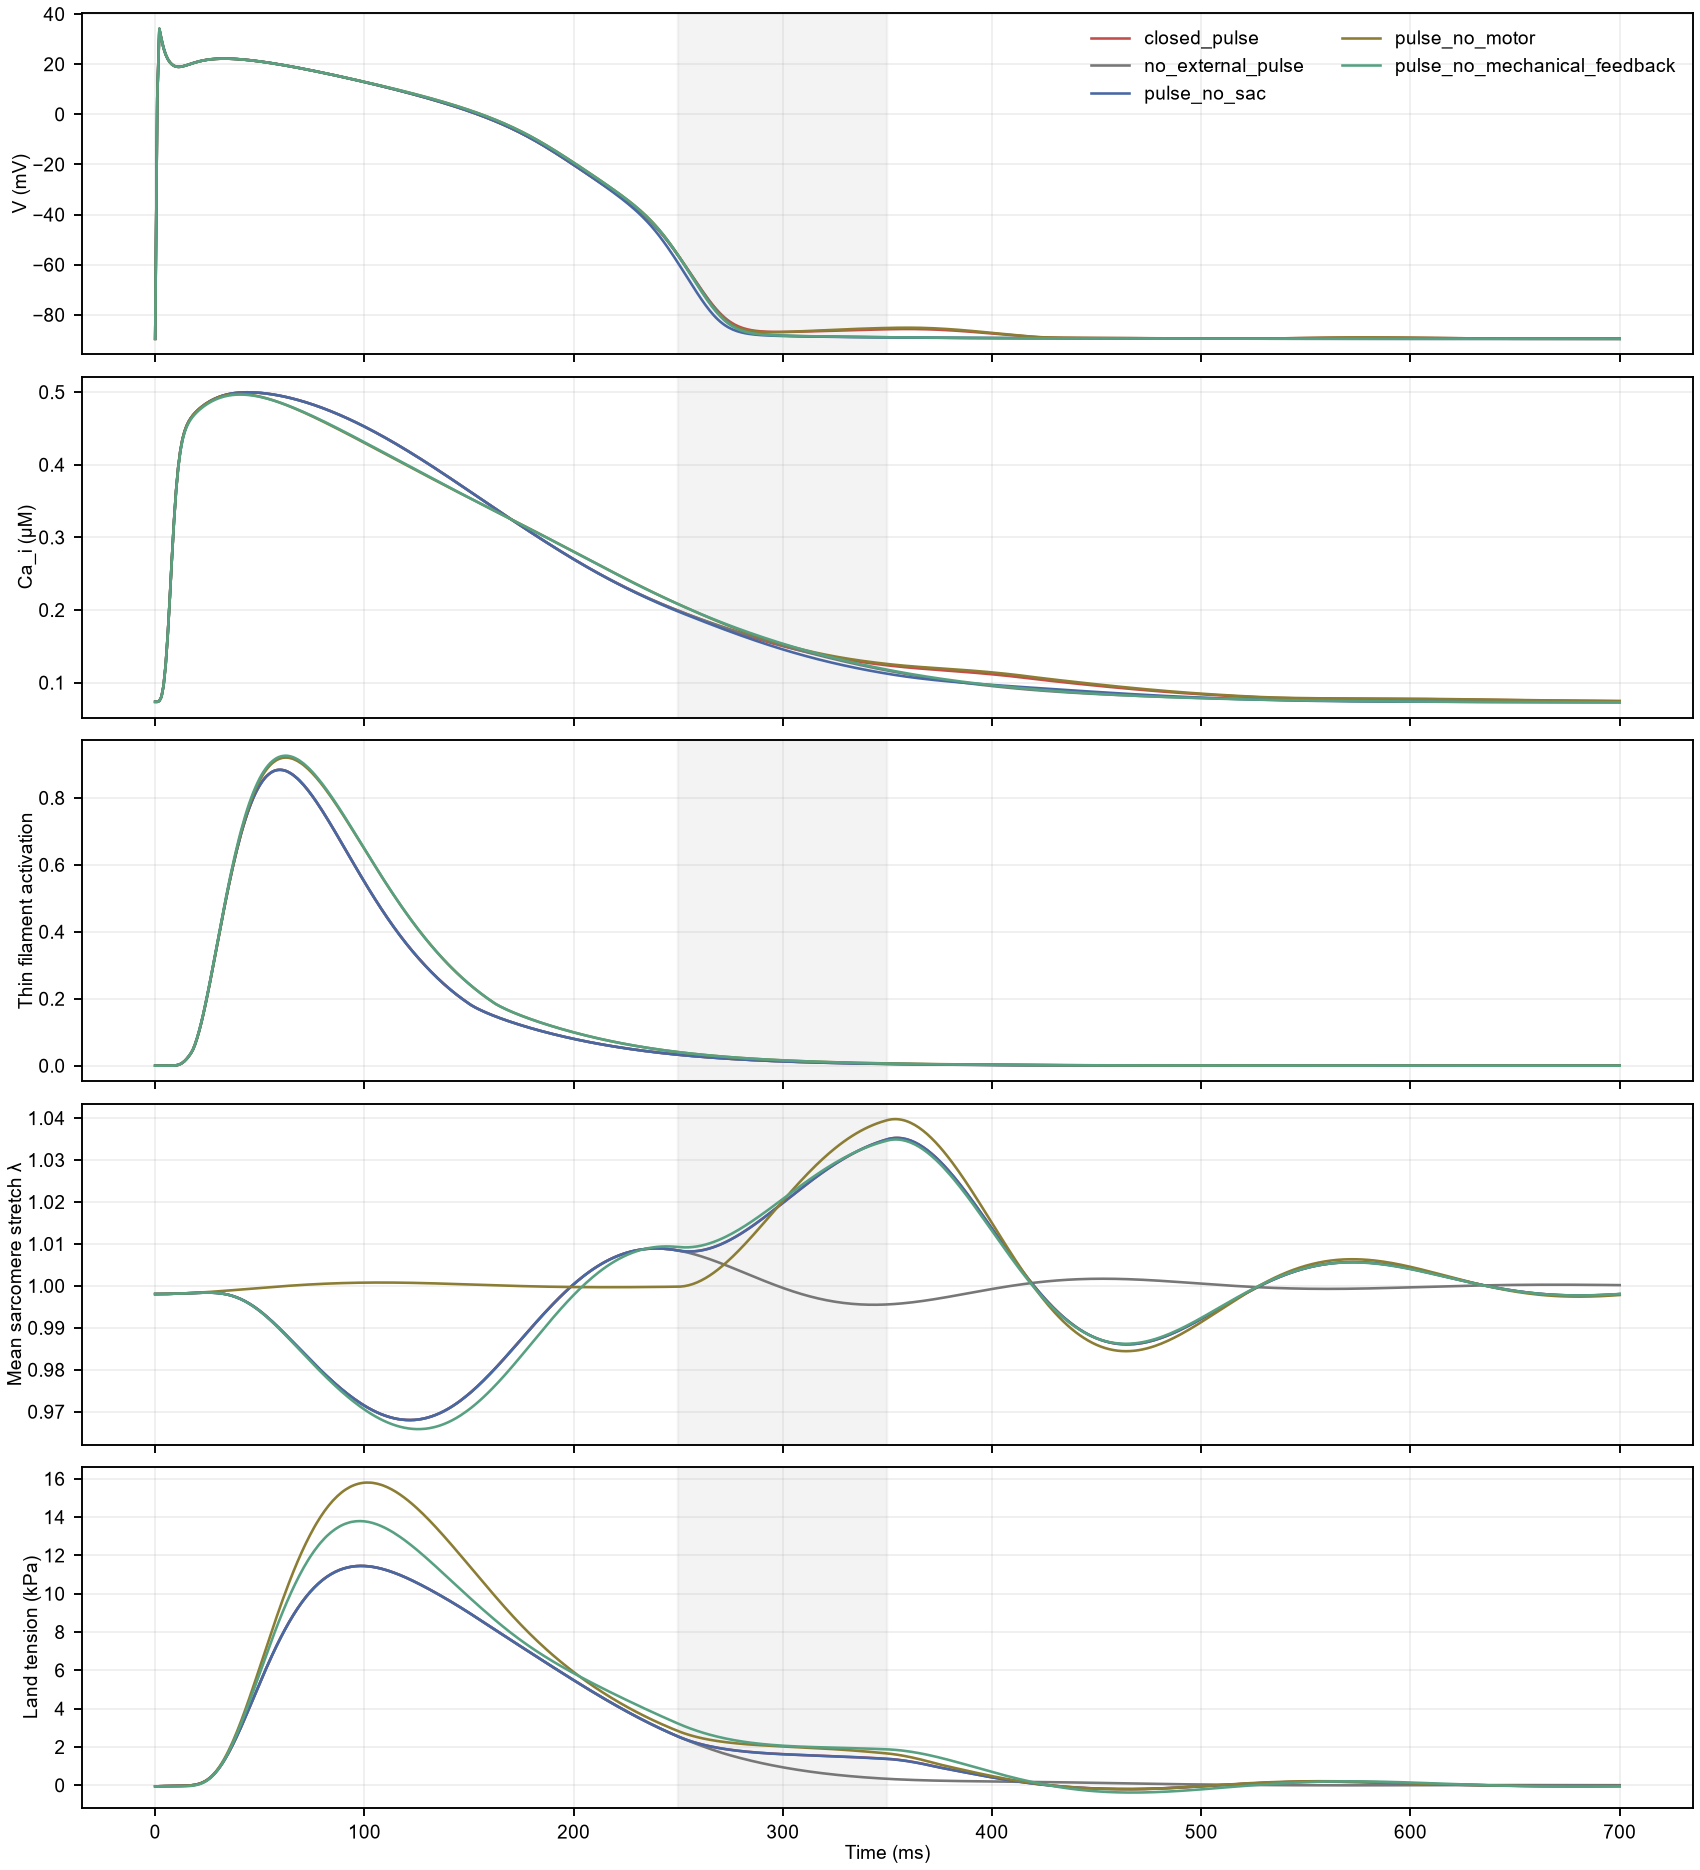

Reproduce this figure in Python.
"""Human electrical/Ca model closed around Härtter's coupled sarcomeres.

The upstream sarcomere force law is used directly from the MIT-licensed
SarcomereModel package in external/SarcomereModel. Its abstract sine activation
is replaced by Land thin-filament availability. The length conversion is an
explicit, uncalibrated bridge. This first integration uses the deterministic
drift of the published stochastic model; stochastic replay is separate.
"""
from __future__ import annotations

import json
import sys
import time
import warnings
from pathlib import Path

import matplotlib
matplotlib.use("Agg")
import matplotlib.pyplot as plt
import numpy as np
import torch
warnings.filterwarnings("ignore", category=torch.jit.TracerWarning)
from scipy.integrate import solve_ivp
from scipy.io import loadmat

ROOT = Path(__file__).resolve().parents[2]
HERE = Path(__file__).resolve().parent
sys.path.insert(0, str(ROOT))
sys.path.insert(0, str(ROOT / "external/SarcomereModel/src"))
from model import Model, ModelParams, SimParams
from analysis.torch_native_port.native_bidirectional import native_rhs
from analysis.torch_native_port.land2016_torch import land2016


def sarcomere_params(n=20, load_stiffness=2.0):
    """Parameters from the upstream quickstart, without random forcing."""
    return ModelParams(N=n, mu=0.006, eta=[0.0, 0.0],
                       k_l=load_stiffness, k_s=[3.5, 3.0], u_s=0.1,
                       o_s=None, f_s=[-0.77, -0.058, 0.1, 0.012], h=0.0)


def source_model(n=20, load_stiffness=2.0):
    p = sarcomere_params(n, load_stiffness)
    s = SimParams(t1=0.7, dt=0.002, a_mode="sine",
                  a=[1.0, 0.0, 1.0], p=0.0, y0=np.zeros(2*n))
    return Model(p, s, verbose=False)


class ElectricalRHS(torch.nn.Module):
    def __init__(self, sac_on=True, trpn_on=True):
        super().__init__()
        self.sac_on = sac_on
        self.trpn_on = trpn_on

    def forward(self, y, t, lam, dlam_dt):
        dy, _ = native_rhs(y, t, lam, dlam_dt=dlam_dt,
                           sac_on=self.sac_on, trpn_on=self.trpn_on,
                           sac_lam=torch.clamp(lam, min=1.0))
        return dy


class ClosedLoop:
    def __init__(self, n=20, stiffness=2.0, sac_on=True, trpn_on=True,
                 length_scale=0.3, activation_scale=0.2,
                 electrical_feedback=True, calcium_motor=True):
        self.n = n
        self.sarcomeres = source_model(n, stiffness)
        self.length_scale = length_scale
        self.activation_scale = activation_scale
        self.electrical_feedback = electrical_feedback
        self.calcium_motor = calcium_motor
        e = ElectricalRHS(sac_on=sac_on, trpn_on=trpn_on).double()
        sample = (torch.from_numpy(np.zeros(50)),
                  torch.tensor(0., dtype=torch.float64),
                  torch.tensor(1., dtype=torch.float64),
                  torch.tensor(0., dtype=torch.float64))
        self.electrical = torch.jit.trace(e, sample, check_trace=False)
        self.calls = 0

    def fields(self, y):
        v = y[50:50+self.n]
        x = y[50+self.n:50+2*self.n]
        # Upstream x increases during shortening; it reports length as -x.
        lam = 1.0 - self.length_scale * float(np.mean(x))
        dlam_dt = -self.length_scale * float(np.mean(v)) / 1000.0
        return v, x, lam, dlam_dt

    def rhs(self, t_ms, y, prestrain=0.0):
        self.calls += 1
        v, x, lam, dlam_dt = self.fields(y)
        with torch.no_grad():
            dy_e = self.electrical(
                torch.from_numpy(y[:50]), torch.tensor(t_ms),
                torch.tensor(lam if self.electrical_feedback else 1.0),
                torch.tensor(dlam_dt if self.electrical_feedback else 0.0)).numpy()
        if self.calcium_motor:
            # 1 - TmBlocked is Land's available thin-filament fraction.
            # The scale only maps its range into the upstream abstract [0,1]
            # motor-activation input; it is not a measured force conversion.
            act = float(np.clip((1.0-y[46]) / self.activation_scale, 0, 1))
        else:
            act = 0.0
        # Reuse the published, non-monotonic sarcomere force/velocity law.
        single = self.sarcomeres.force_single(x, v, act)
        p = self.sarcomeres.model_params
        # Original force_coupling with an externally controlled p(t).
        coupling = -p.k_l / (p.mu*p.N) * (np.sum(x)-prestrain)
        dv_dt_ms = (single + coupling) / 1000.0
        dx_dt_ms = v / 1000.0
        return np.r_[dy_e, dv_dt_ms, dx_dt_ms]


def run(model, initial, pulse=(-5.0, 250.0, 350.0), duration=700.0,
        rtol=1e-6, atol=1e-8, max_step=2.0, pulses=None):
    """Integrate one or more piecewise-constant source prestrain pulses.

    ``pulse`` keeps the original API. ``pulses`` supplies an arbitrary list of
    (amplitude, onset_ms, offset_ms) segments; overlapping amplitudes add.
    Discontinuities are always exact BDF segment boundaries.
    """
    protocol = [pulse] if pulses is None else list(pulses)
    for size, onset, offset in protocol:
        if not (np.isfinite(size) and np.isfinite(onset) and np.isfinite(offset)
                and 0 <= onset < offset <= duration):
            raise ValueError(f"Invalid pulse {(size, onset, offset)} for {duration} ms")
    boundaries = sorted({0.0, duration} | {
        float(edge) for _, onset, offset in protocol for edge in (onset, offset)})
    times, states = [], []
    y = initial.copy()
    begin = time.perf_counter()
    for a, b in zip(boundaries[:-1], boundaries[1:]):
        p = sum(size for size, onset, offset in protocol if onset <= a < offset)
        sol = solve_ivp(lambda t, z: model.rhs(t, z, p), (a, b), y,
                        method="BDF", max_step=max_step, rtol=rtol,
                        atol=atol)
        if not sol.success:
            raise RuntimeError(f"BDF {a}-{b} ms: {sol.message}")
        times.append(sol.t if not states else sol.t[1:])
        states.append(sol.y.T if not states else sol.y.T[1:])
        y = sol.y[:, -1]
    t = np.concatenate(times)
    state = np.vstack(states)
    grid = np.arange(0, duration+1)
    sampled = np.column_stack([np.interp(grid, t, state[:, j])
                               for j in range(state.shape[1])])
    x = sampled[:, 50+model.n:50+2*model.n]
    v = sampled[:, 50:50+model.n]
    lam = 1-model.length_scale*np.mean(x, axis=1)
    dlam = -model.length_scale*np.mean(v, axis=1)/1000
    with torch.no_grad():
        _, tension, active, passive = land2016(
            torch.from_numpy(sampled[:, 43:50]),
            torch.from_numpy(1000*sampled[:, 5]),
            lam=torch.from_numpy(lam), dlam_dt=torch.from_numpy(dlam))
    return {"time_ms": grid, "state": sampled, "lambda": lam,
            "local_lambda": 1-model.length_scale*x,
            "activation": (np.clip((1-sampled[:, 46])/model.activation_scale,0,1)
                           if model.calcium_motor else np.zeros(len(grid))),
            "tension_kpa": tension.numpy(), "active_kpa": active.numpy(),
            "passive_kpa": passive.numpy(),
            "runtime_s": time.perf_counter()-begin, "rhs_calls": model.calls}


def initial_state(n=20):
    electrical = loadmat(ROOT / "analysis/torch_native_port/prepace_state_v5.mat")
    # The upstream model starts with small, random position perturbations.
    # Freeze one draw across interventions so comparisons remain paired.
    positions = np.random.default_rng(20261018).normal(0, 0.02, n)
    return np.r_[electrical["state"].ravel(), np.zeros(n), positions]


def summarize(result, reference=None):
    y = result["state"]
    out = {"voltage_min_mV": float(y[:,0].min()),
           "voltage_max_mV": float(y[:,0].max()),
           "calcium_peak_uM": float(1000*y[:,5].max()),
           "lambda_min": float(result["lambda"].min()),
           "lambda_max": float(result["lambda"].max()),
           "local_lambda_std_peak": float(result["local_lambda"].std(axis=1).max()),
           "activation_peak": float(result["activation"].max()),
           "tension_peak_kpa": float(result["tension_kpa"].max()),
           "rhs_calls": result["rhs_calls"],
           "runtime_s": result["runtime_s"]}
    if reference is not None:
        out["voltage_max_difference_mV"] = float(np.max(np.abs(y[:,0]-reference["state"][:,0])))
        out["calcium_max_difference_uM"] = float(1000*np.max(np.abs(y[:,5]-reference["state"][:,5])))
    return out


def main():
    torch.set_num_threads(1)
    n = 20
    y0 = initial_state(n)
    cases = {
        "closed_pulse": dict(pulse=(-5.,250.,350.),sac_on=True,trpn_on=True),
        "no_external_pulse": dict(pulse=(0.,250.,350.),sac_on=True,trpn_on=True),
        "pulse_no_sac": dict(pulse=(-5.,250.,350.),sac_on=False,trpn_on=True),
        "pulse_no_motor": dict(pulse=(-5.,250.,350.),sac_on=True,trpn_on=True,
                               calcium_motor=False),
        "pulse_no_mechanical_feedback": dict(pulse=(-5.,250.,350.),sac_on=True,
                                             trpn_on=True,electrical_feedback=False),
    }
    outputs = {}
    for name, setup in cases.items():
        pulse = setup.pop("pulse")
        model = ClosedLoop(n=n, **setup)
        outputs[name] = run(model, y0, pulse=pulse)
        print(name, summarize(outputs[name]), flush=True)
    ref = outputs["closed_pulse"]
    report = {
        "model": "ToR-ORd/SAC-Land + upstream Härtter sarcomere drift",
        "sarcomere_source": "external/SarcomereModel, MIT, quickstart parameters",
        "bridge": "Land thin-filament availability drives original motor activation; mean sarcomere x drives lambda back to SAC and Land",
        "limits": "Deterministic drift only; abstract source force and load units; length_scale 0.3 and activation_scale 0.2 exploratory; no human-cell joint calibration",
        "pulse": "source prestrain p=-5 on 250-350 ms; this is not a kPa load",
        "scenario_metrics": {key: summarize(value, ref if key != "closed_pulse" else None)
                             for key, value in outputs.items()},
    }
    (HERE / "sarcomere_closed_loop.json").write_text(json.dumps(report, indent=2), encoding="utf-8")
    np.savez_compressed(HERE / "sarcomere_closed_loop.npz", **{
        f"{name}_{key}": val for name, output in outputs.items()
        for key, val in output.items() if isinstance(val, np.ndarray)})
    fig, axes = plt.subplots(5, 1, figsize=(10, 11), sharex=True, layout="constrained")
    colors = {"closed_pulse":"#c34d48", "no_external_pulse":"#777777",
              "pulse_no_sac":"#4968a3", "pulse_no_motor":"#8b7d34",
              "pulse_no_mechanical_feedback":"#57a182"}
    for name, result in outputs.items():
        t, y = result["time_ms"], result["state"]
        vals = (y[:,0], 1000*y[:,5], result["activation"],
                result["lambda"], result["tension_kpa"])
        for ax, val in zip(axes, vals):
            ax.plot(t, val, label=name, color=colors[name], lw=1.1)
    labels = ("V (mV)", "Ca_i (µM)", "Thin filament activation",
              "Mean sarcomere stretch λ", "Land tension (kPa)")
    for ax, lab in zip(axes, labels):
        ax.set_ylabel(lab)
        ax.axvspan(250,350,color="#dddddd",alpha=.35)
        ax.grid(alpha=.2)
    axes[0].legend(ncol=2,fontsize=8,frameon=False)
    axes[-1].set_xlabel("Time (ms)")
    fig.savefig(HERE / "sarcomere_closed_loop.png",dpi=170)


if __name__ == "__main__":
    main()
